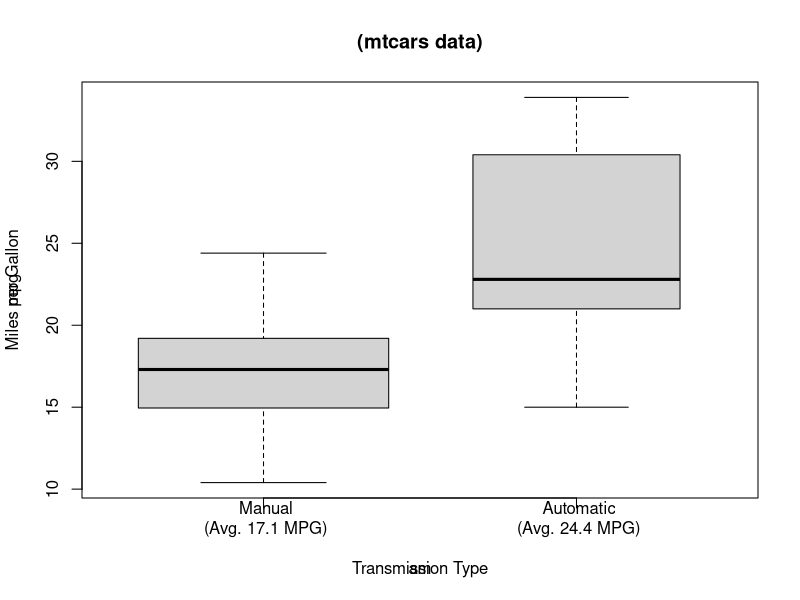
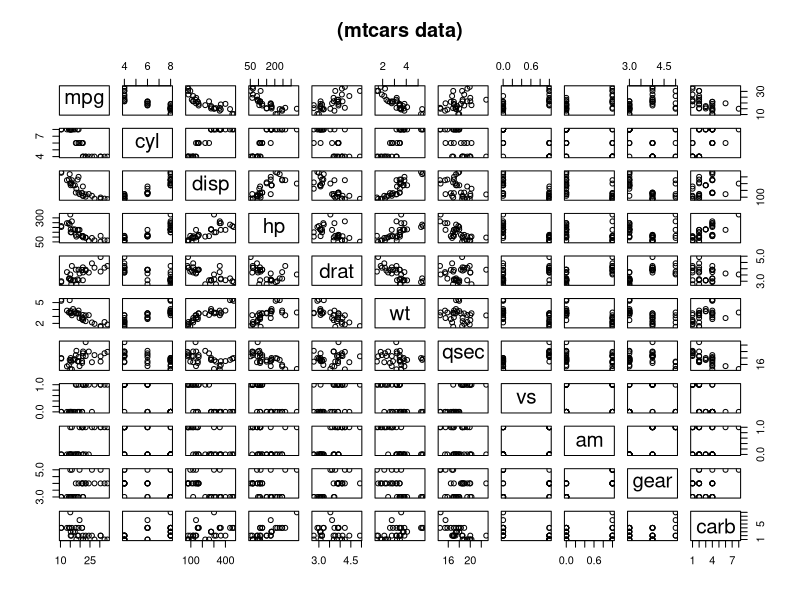
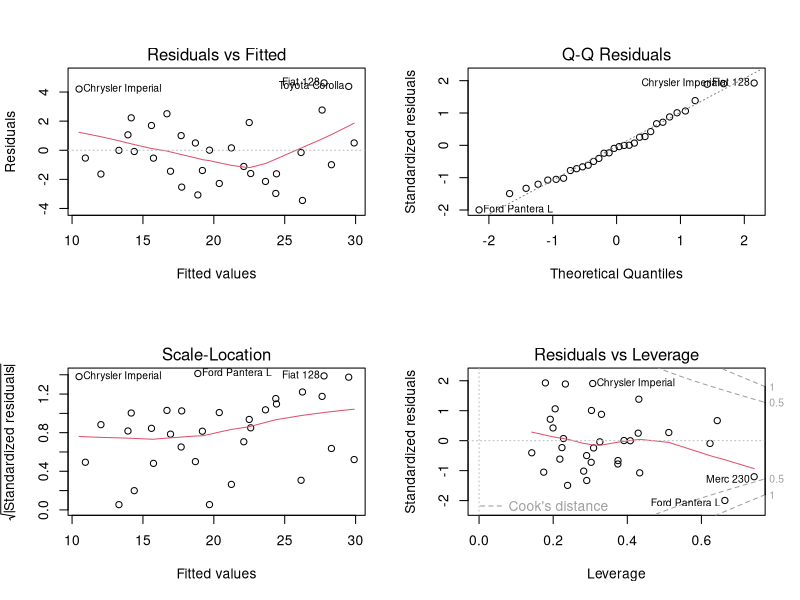

Write R code to recreate these figures, in order.
## ---- chunk 1
data <- mtcars

colnames(data)
## ---- chunk 2
avgs <- tapply(mtcars$mpg, mtcars$am, mean) # 17.1, 24.4

par(mfrow = c(1, 1))

fig2 <- boxplot(mpg ~ am, data = mtcars, varwidth = TRUE, 
        col = "lightgray", names = c("\n Manual\n (Avg. 17.1 MPG)","\n Automatic\n (Avg. 24.4 MPG)"))
fig2
title(main = "(mtcars data)", 
      xlab = "Transmission Type", ylab = "Miles per Gallon")

## ---- chunk 3
pairs(~ mpg + cyl + disp + hp + drat + wt + qsec + vs + am + gear + carb, data =
        mtcars, main="(mtcars data)")

## ---- chunk 4
fit <- lm(mpg ~ ., data = mtcars)
summary(fit)
## ---- chunk 5
par(mfrow = c(2, 2))
plot(fit)
## ---- chunk 6
library("car")
vif(fit)
## ---- chunk 7
data <- mtcars
data$country[rownames(data) %in% c("Mazda RX4","Mazda RX4 Wag","Datsun 710","Honda Civic","Toyota Corolla","Toyota Corona")] <- "Japan"
data$country[rownames(data) %in% c( "Hornet 4 Drive", "Hornet Sportabout", 
                                    "Valiant", "Duster 360", 
                                    "Cadillac Fleetwood", "Lincoln Continental",
                                    "Chrysler Imperial", "Dodge Challenger",
                                    "AMC Javelin", "Camaro Z28",
                                    "Pontiac Firebird", "Ford Pantera L")] <- "USA"
data$country[rownames(data) %in% c("Merc 240D", "Merc 230", "Merc 280", 
                                   "Merc 280C", "Merc 450SE", "Merc 450SL", 
                                   "Merc 450SLC", "Porsche 914-2")] <-"Germany"

data$country[rownames(data) %in% c("Fiat 128", "Fiat X1-9", "Ferrari Dino", 
                                   "Maserati Bora")] <- "Italy"
data$country[rownames(data) == "Lotus Europa"] <- "England"
data$country[rownames(data) == "Volvo 142E"] <- "Sweden"

fit1 <- lm(mpg ~ vs + wt + carb, data)
fit2 <- lm(mpg ~ vs + am + carb + country, data)

summary(fit1)
summary(fit2)
